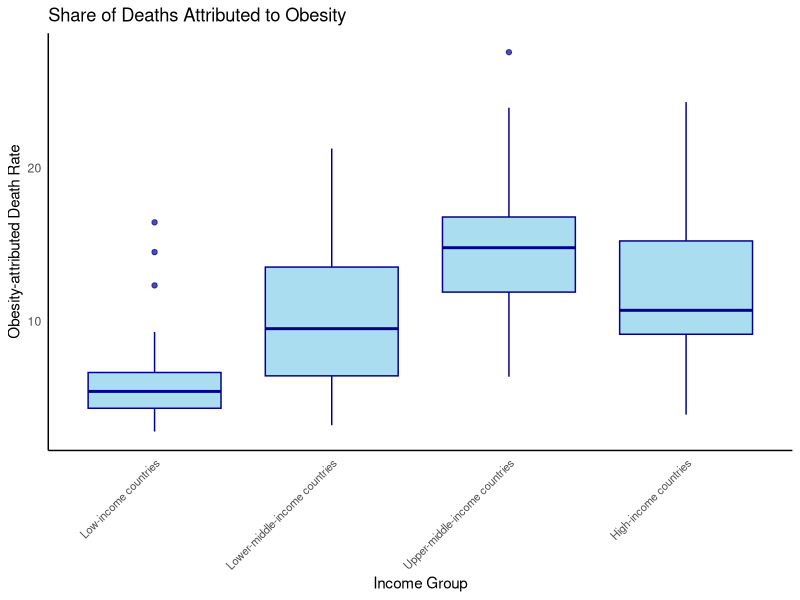
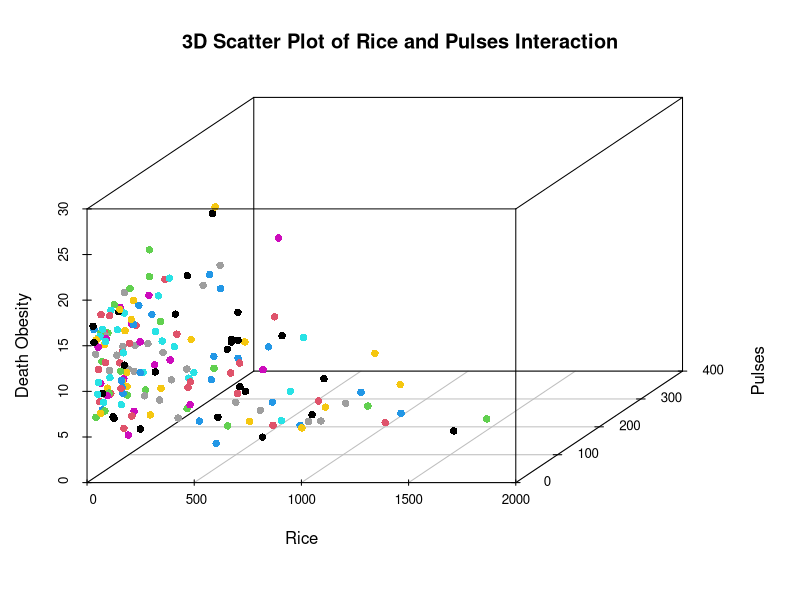
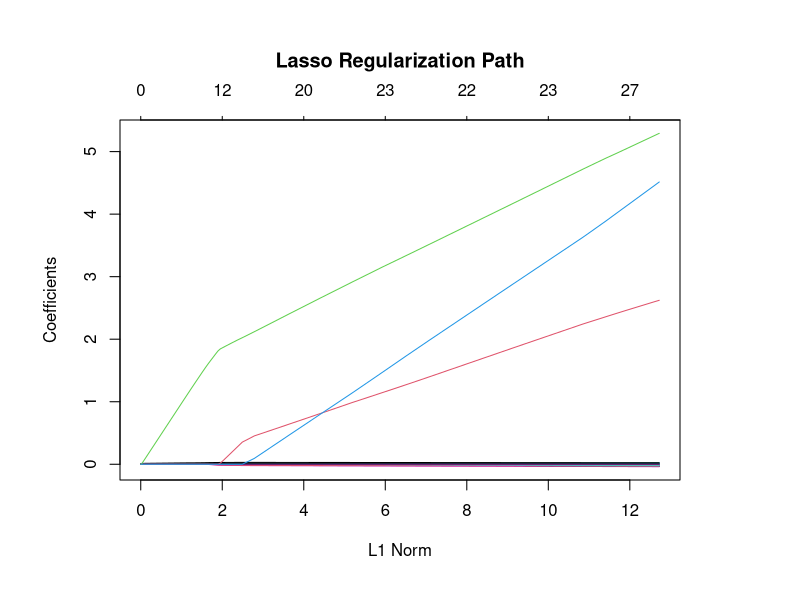
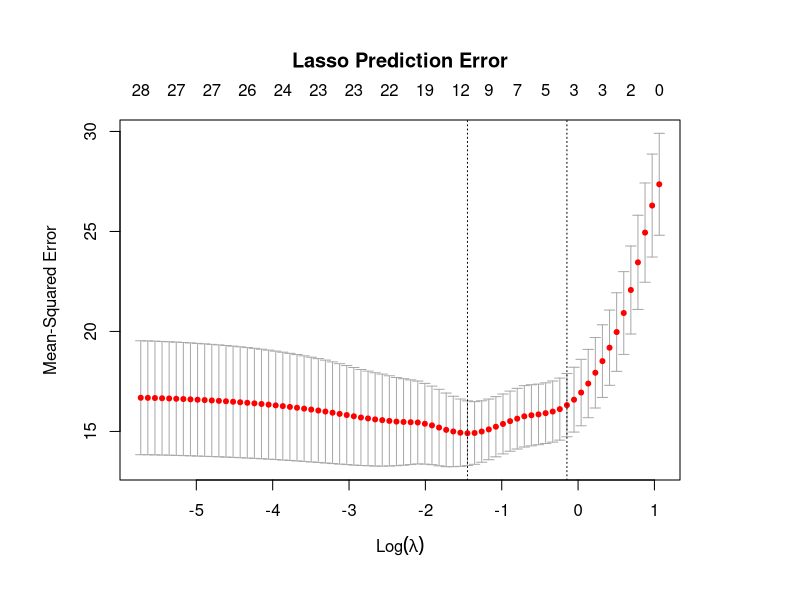

Source code (R) for these figures, in order:
## ---- chunk 1
knitr::opts_chunk$set(echo = FALSE, message = FALSE, warning = FALSE)
## ---- chunk 2
# Load libraries
library(knitr)
library(kableExtra)
library(dplyr)
library(glmnet)
library(mice)
library(ggplot2)
library(scatterplot3d)
library(car)
## ---- chunk 3
# Load data set
supply <- read.csv("Data/dietary-composition-by-country.csv")
death <- read.csv("Data/share-of-deaths-obesity.csv")
# gdp <- read.csv("Data/gdp-per-capita-worldbank.csv")
income.group <- read.csv("Data/world-banks-income-groups.csv")
## ---- chunk 4
# Filter out 2019 data (newest for both data sets)
# Filter out entities without code (not countries)
supply <- supply |>
  filter(Code != "", Year == 2019) |>
  select(-Code, -Year)

death <- death |>
  filter(Code != "",Year == 2019) |>
  select(-Code, -Year)

# gdp <- gdp |>
#  filter(Code != "",Year == 2019) |>
#  select(-Code, -Year)

income.group <- income.group |>
  filter(Code != "",Year == 2019) |>
  select(-Code, -Year)

# Rename variables
colnames(supply) <- c("Country", "Miscellaneous", "Alcohol", "Animal.fat", "Vegetable.oils", "Oilcrops", "Fish.and.seafood", "Sugar.crops", "Sugar.sweeteners", "Starchy.roots", "Meat.other", "Meat.sheep.and.goat", "Meat.pig", "Meat.poultry", "Meat.beef", "Eggs", "Milk", "Nuts", "Fruit", "Vegetables", "Pulses", "Cereals.other", "Barley", "Maize", "Rice", "Wheat")

colnames(death) <- c("Country", "Death.obesity")

# colnames(gdp) <- c("Country", "GDP.per.capita")

colnames(income.group) <- c("Country", "Income.group")
## ---- chunk 5
# Merge data sets
df <- merge(supply, income.group, by = "Country", all = FALSE)
# df <- merge(df, gdp, by = "Country", all = FALSE)
df <- merge(df, death, by = "Country", all = FALSE)
## ---- chunk 6
# Create a mice imputation object
mice_imputation <- mice(df, method = "pmm")

# Perform the imputation
df <- complete(mice_imputation)
## ---- chunk 7
df$Income.group <- factor(df$Income.group, levels = c("Low-income countries", "Lower-middle-income countries", "Upper-middle-income countries", "High-income countries"))

ggplot(df, aes(x = Income.group, y = Death.obesity)) +
  geom_boxplot(fill = "skyblue", color = "darkblue", alpha = 0.7) +
  labs(title = "Share of Deaths Attributed to Obesity", x = "Income Group", y = "Obesity-attributed Death Rate") +
  theme_minimal() +
  theme(axis.text.x = element_text(size = 8, angle = 45, hjust = 1),
        panel.grid.major = element_blank(),
        panel.grid.minor = element_blank(),
        axis.line = element_line(color = "black"))
## ---- chunk 8
scatterplot3d(df$Rice, df$Pulses, df$Death.obesity, color = df$Pulses,
              main = "3D Scatter Plot of Rice and Pulses Interaction",
              xlab = "Rice", ylab = "Pulses", zlab = "Death Obesity",
              angle = 55, pch = 16, color.palette = heat.colors)
## ---- chunk 9
pulses.rice <- lm(Death.obesity ~ Pulses * Rice, data = df)
summary(pulses.rice)
## ---- chunk 10
poultry.vege <- lm(Death.obesity ~ Meat.poultry * Vegetables, data = df)
summary(poultry.vege)
## ---- chunk 11
beef.starch <- lm(Death.obesity ~ Meat.beef * Starchy.roots, data = df)
summary(beef.starch)
## ---- chunk 12
# Split data into 80% training, 20% testing
x <- model.matrix(Death.obesity ~ . - Country, df)[,-1]
y <- df$Death.obesity

set.seed(1)
train <- sample(1:nrow(x), floor(nrow(x)*0.8))
test <- setdiff(1:nrow(x), train)
y.test <- y[test]
## ---- chunk 13
lm <- lm(y ~ x, subset = train)
lm.pred <- predict(lm, newx = x[test,])
summary(lm)
## ---- chunk 14
vif_data <- data.frame(Variables = colnames(x), VIF = numeric(ncol(x)))

for (i in 1:ncol(x)) {
  lm_i <- lm(x[, i] ~ x[, -i])
  vif_i <- 1 / (1 - summary(lm_i)$r.squared)
  vif_data$VIF[i] <- vif_i
}

print(vif_data)
## ---- chunk 15
lasso.mod <- glmnet(x[train,], y[train], alpha = 1)
par(mar = c(6, 6, 6, 6))
plot(lasso.mod, main = "Lasso Regularization Path")
## ---- chunk 16
# CV
set.seed(1)
cv.out <- cv.glmnet(x[train,], y[train], alpha = 1)
par(mar = c(6, 6, 6, 6))
plot(cv.out, main = "Lasso Prediction Error")
bestlam <- cv.out$lambda.min
lasso.pred <- predict(lasso.mod, s = bestlam, newx = x[test,])
## ---- chunk 17
print(bestlam)
## ---- chunk 18
# Simple LM MSE
mean((lm.pred - y.test)^2)
## ---- chunk 19
# Lasso MSE
mean((lasso.pred - y.test)^2)
## ---- chunk 20
# Lasso
out <- glmnet(x, y, alpha = 1)
lasso.coef <- predict(out, type = "coefficients", s = bestlam)
lasso.coef
## ---- chunk 21
# Convert the coefficient matrix to a regular matrix
lasso_coefs_matrix <- as.matrix(lasso.coef)

# Convert the matrix to a data frame
lasso_coefs_df <- as.data.frame(lasso_coefs_matrix)
lasso_coefs_df <- round(lasso_coefs_df, 4)

colnames(lasso_coefs_df) <- c("Coefficient")

kable(lasso_coefs_df)
## ---- chunk 22
lasso_coefs_df <- lasso_coefs_df |>
  filter(Coefficient != 0)

kable(lasso_coefs_df)
